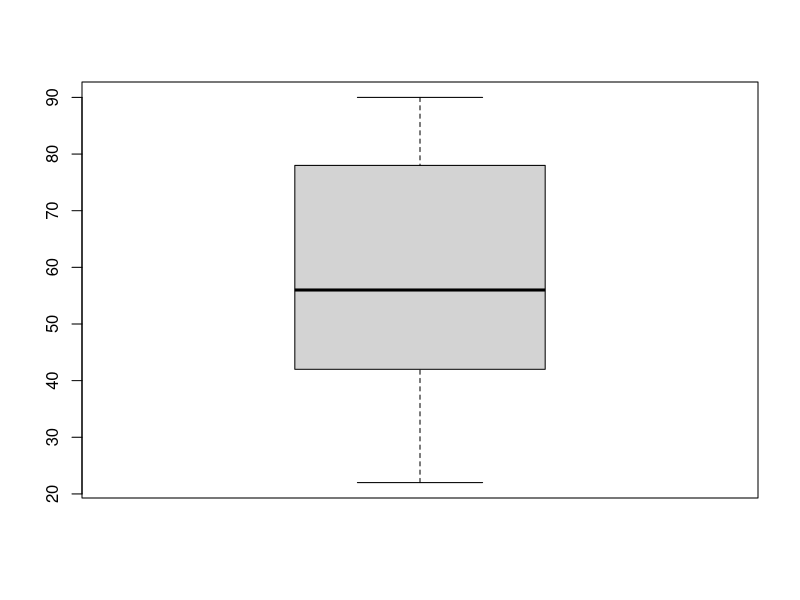
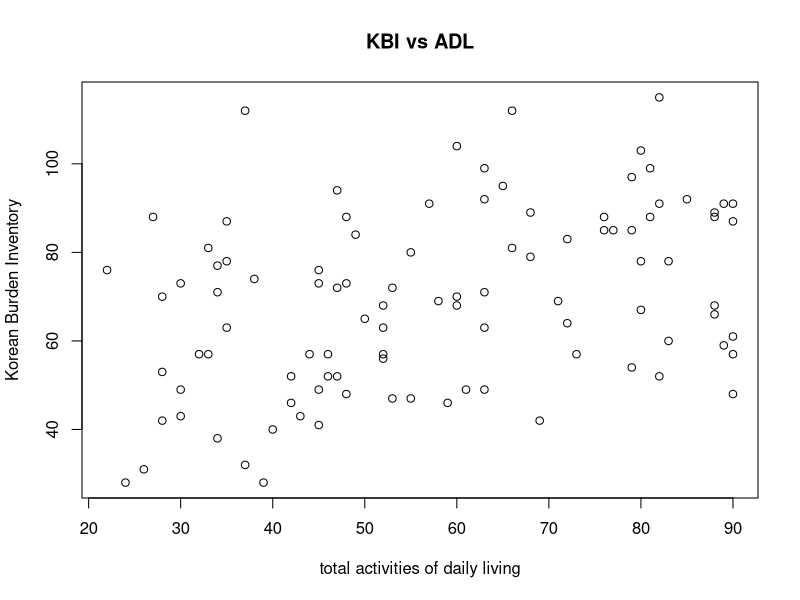
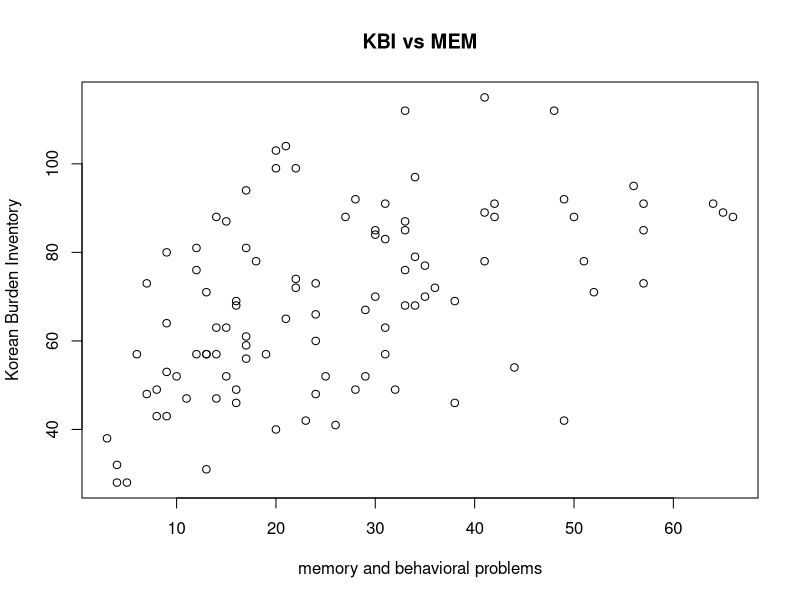
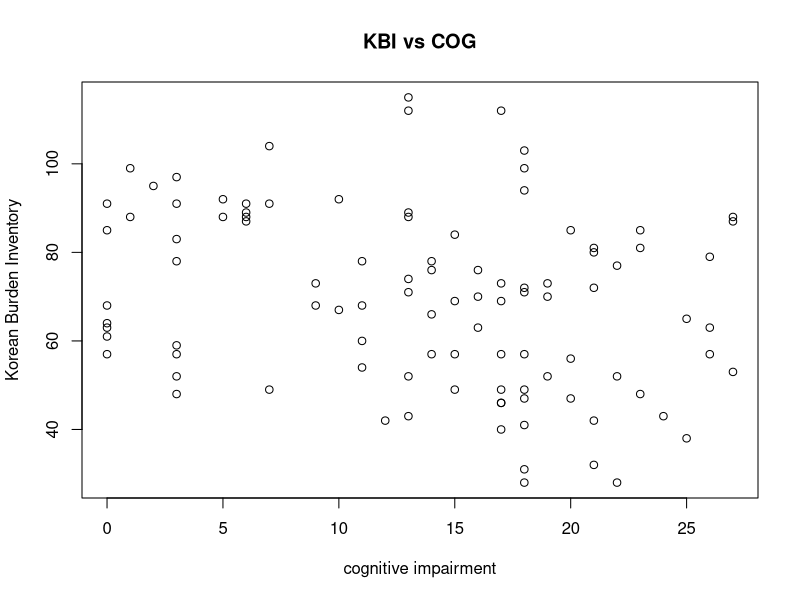
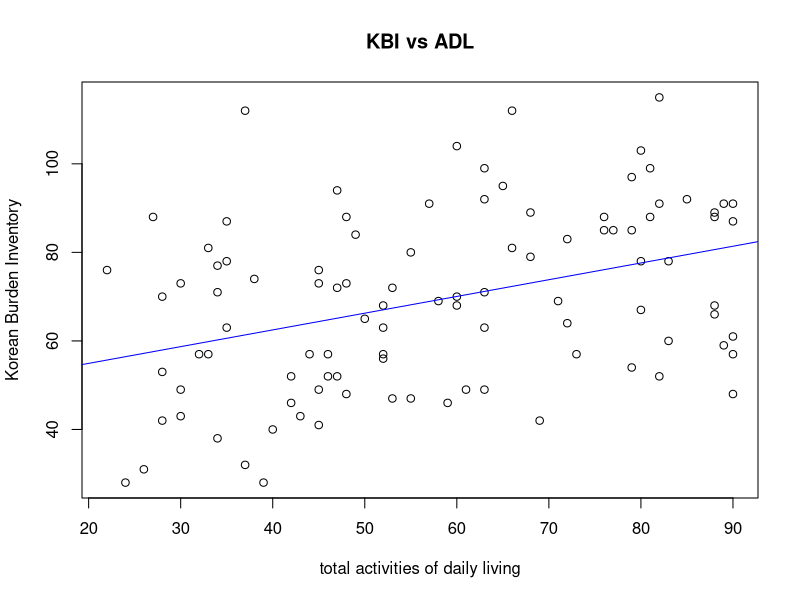
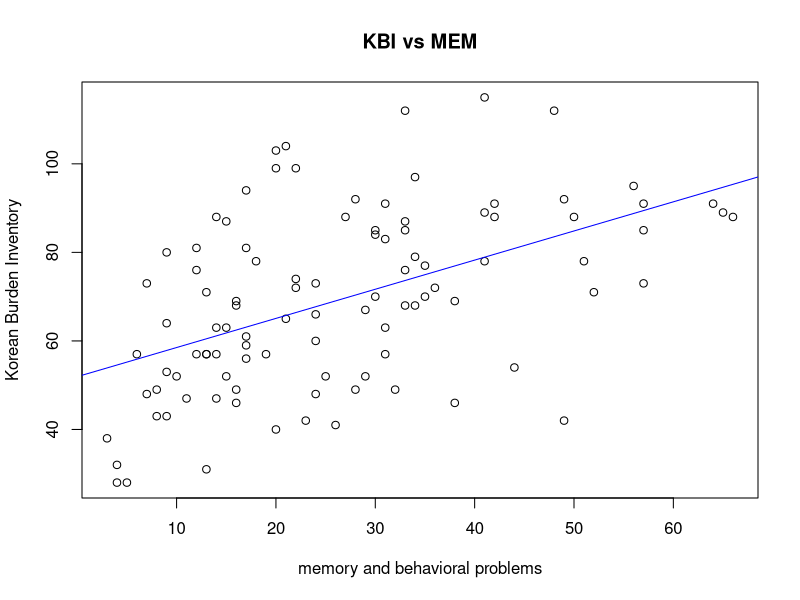
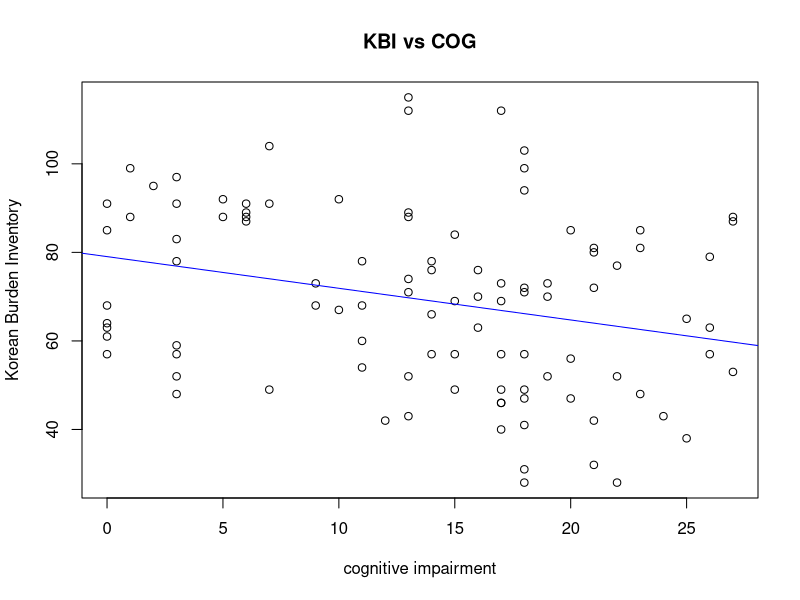

R code for these plots, in order:
## ---- chunk 1
#read in .csv file
df <- read.csv('Data/stat123_regression.csv')  
## ---- chunk 2
summary(df)
## ---- chunk 3
boxplot(df$ADL)
## ---- chunk 4
plot(df$ADL, df$KBI,
     main='KBI vs ADL',
     xlab="total activities of daily living", ylab="Korean Burden Inventory")

plot(df$MEM, df$KBI,
     main='KBI vs MEM',
     xlab="memory and behavioral problems", ylab="Korean Burden Inventory")

plot(df$COG, df$KBI,
     main='KBI vs COG',
     xlab="cognitive impairment", ylab="Korean Burden Inventory")
## ---- chunk 5
lmADL = lm(KBI~ADL, data = df)
lmMEM = lm(KBI~MEM, data = df)
lmCOG = lm(KBI~COG, data = df)
## ---- chunk 6
summary(lmADL)
summary(lmMEM)
summary(lmCOG)
## ---- chunk 7
plot(df$ADL, df$KBI,
     main='KBI vs ADL',
     xlab="total activities of daily living", ylab="Korean Burden Inventory")
abline(lmADL, col="blue")

plot(df$MEM, df$KBI,
     main='KBI vs MEM',
     xlab="memory and behavioral problems", ylab="Korean Burden Inventory")
abline(lmMEM, col="blue")

plot(df$COG, df$KBI,
     main='KBI vs COG',
     xlab="cognitive impairment", ylab="Korean Burden Inventory")
abline(lmCOG, col="blue")
## ---- chunk 8
summary(lmADL)$r.squared
summary(lmMEM)$r.squared
summary(lmCOG)$r.squared
